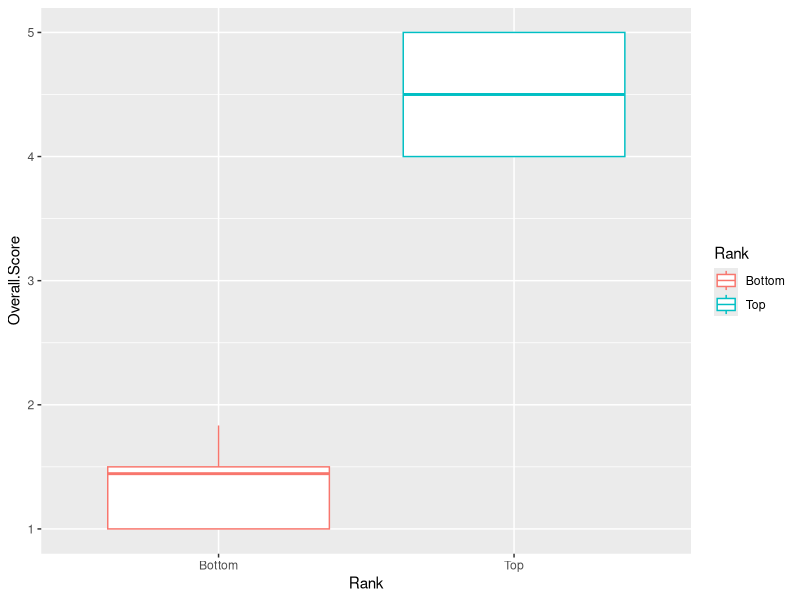
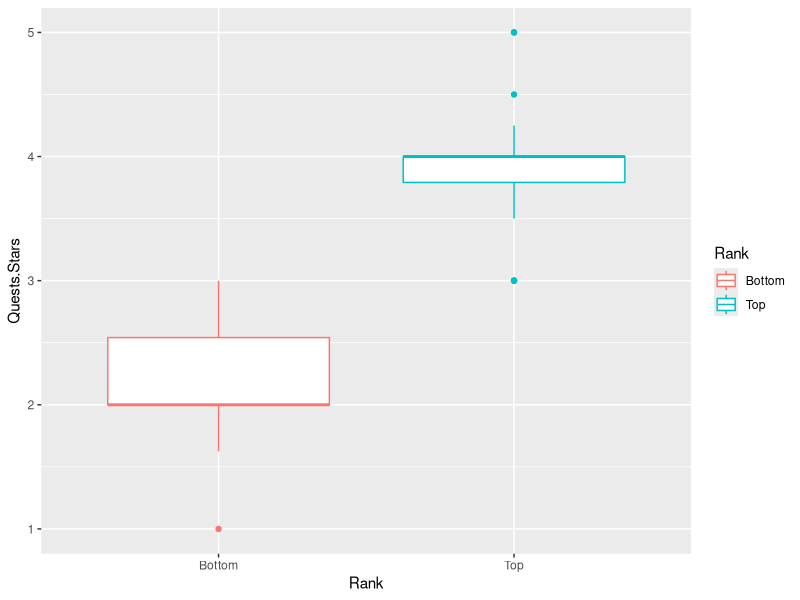
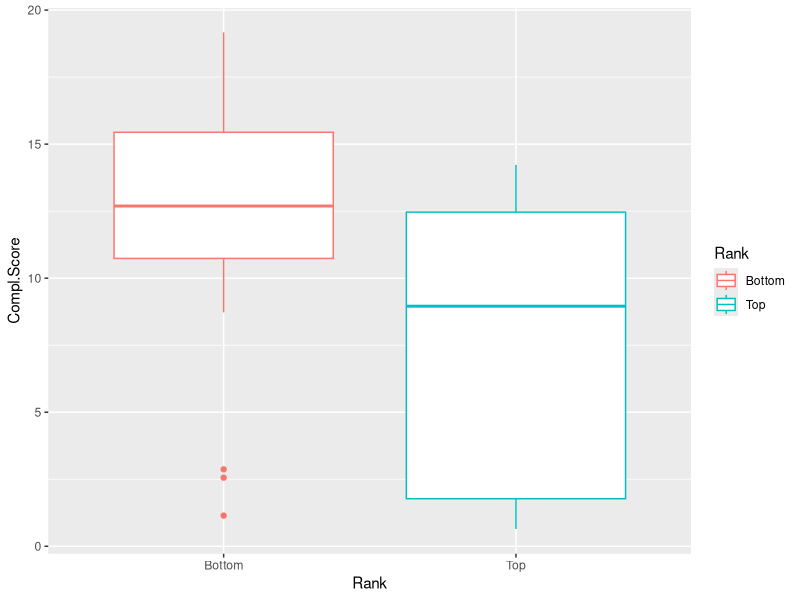
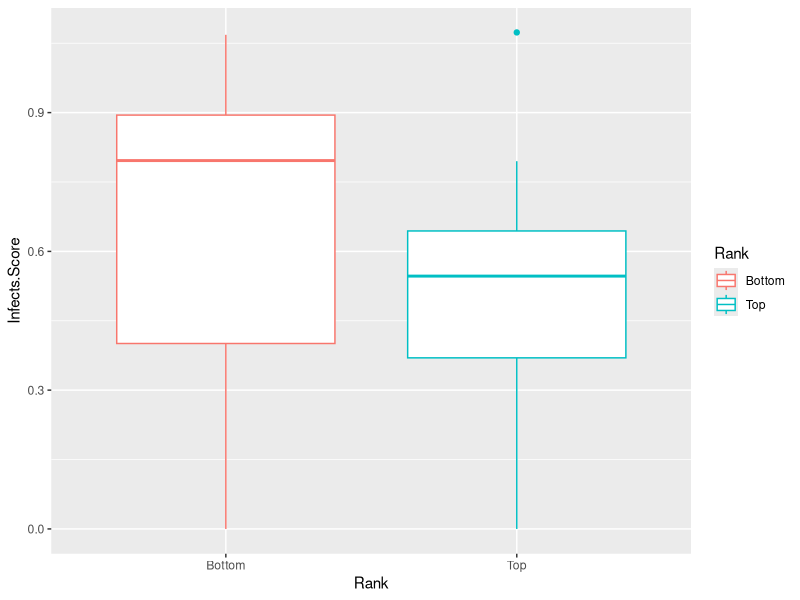
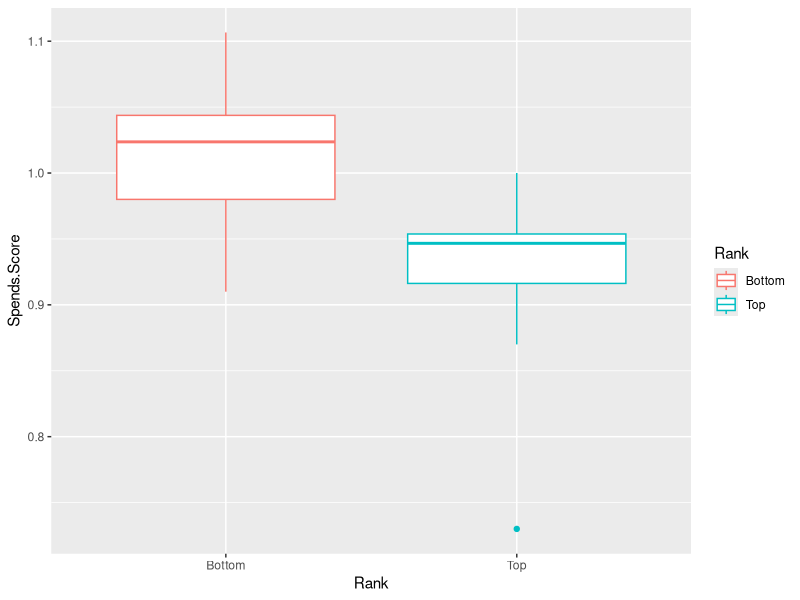
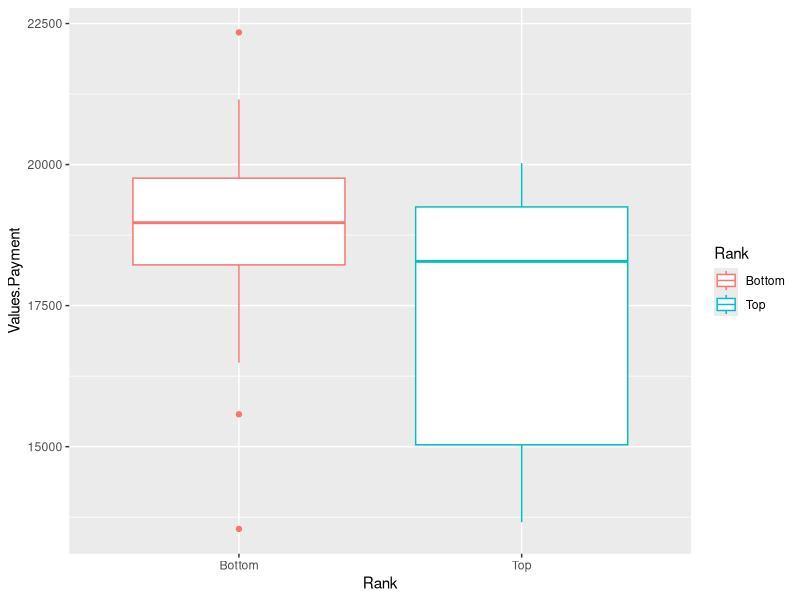
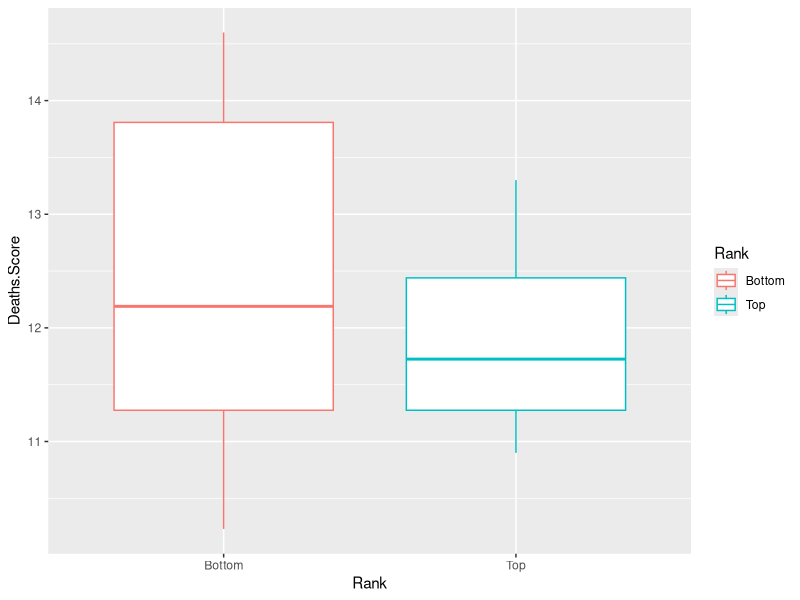
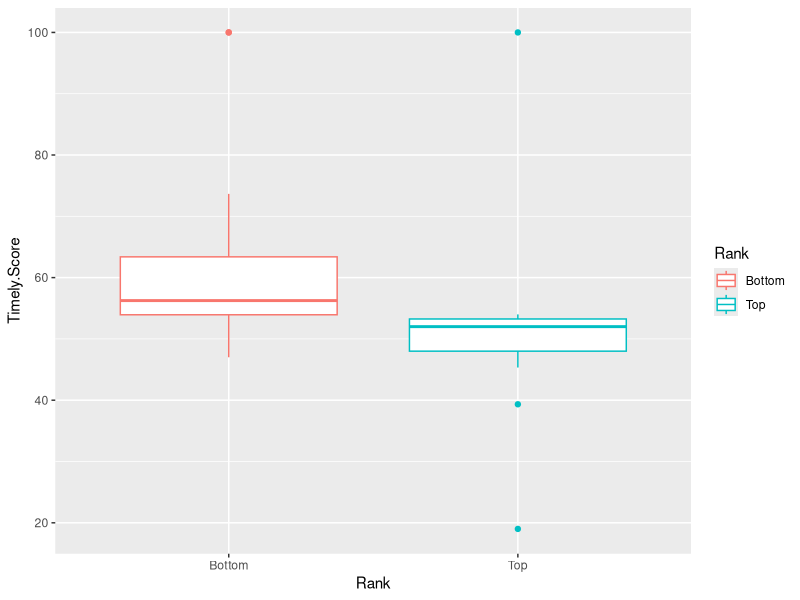

Reproduce these figures in R, in order.
## ---- chunk 1
knitr::opts_chunk$set(echo = FALSE)
## ---- chunk 2
library(tidyverse)
library(stringr)
library(ggrepel)

setwd("C:/Users/homur/OneDrive/New College/EDA/Project2")
data <- read.csv("Data_concise/merged_data.csv")
## ---- chunk 3
top_score <- data %>% arrange(desc(Overall.Score)) %>% slice(1:20)
bottom_score <- data %>% arrange(Overall.Score) %>% slice(1:20)

bottom_top <- bind_rows(top_score %>% mutate(Rank = "Top"), bottom_score %>% mutate(Rank = "Bottom"))

## ---- chunk 4
ggplot(data = bottom_top, aes(x=Rank)) + geom_boxplot(aes(y=Overall.Score, color=Rank))
## ---- chunk 5
ggplot(data = bottom_top, aes(x=Rank)) + geom_boxplot(aes(y=Quests.Stars, color=Rank))
## ---- chunk 6
ggplot(data = bottom_top, aes(x=Rank)) + geom_boxplot(aes(y=Compl.Score, color=Rank))
## ---- chunk 7
ggplot(data = bottom_top, aes(x=Rank)) + geom_boxplot(aes(y=Infects.Score, color=Rank))
## ---- chunk 8
ggplot(data = bottom_top, aes(x=Rank)) + geom_boxplot(aes(y=Spends.Score, color=Rank))
## ---- chunk 9
ggplot(data = bottom_top, aes(x=Rank)) + geom_boxplot(aes(y=Values.Payment, color=Rank))
## ---- chunk 10
ggplot(data = bottom_top, aes(x=Rank)) + geom_boxplot(aes(y=Deaths.Score, color=Rank))
## ---- chunk 11
ggplot(data = bottom_top, aes(x=Rank)) + geom_boxplot(aes(y=Timely.Score, color=Rank))
## ---- chunk 12
state_data <- data %>% mutate(State = str_extract(Location, "\\s..$"))
state_score <- state_data %>% group_by(State) %>% summarise(State.Overall.Score = mean(Overall.Score), State.Deaths.Score = mean(Deaths.Score))
## ---- chunk 13
ggplot(data = state_score, aes(x=State, y=State.Overall.Score)) + 
		geom_point(shape = 1, size = 2.5) + geom_text_repel(aes(label=State), size = 4)
## ---- chunk 14
ggplot(data = state_score, aes(x=State, y=State.Deaths.Score)) + 
		geom_point(shape = 1, size = 2.5) + geom_text_repel(aes(label=State), size = 4)
